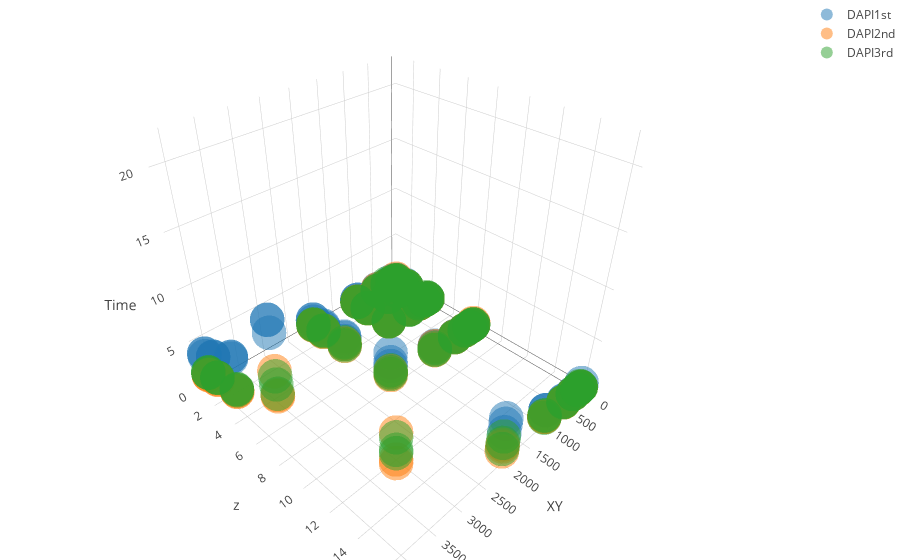

This figure's notebook cell:
### Code cell
time_df_dapi1st = time_df.loc[(time_df['channel'] == 'DAPI1st') & (time_df['x'] != 6306)]
DAPI1st = go.Scatter3d(
    x = time_df_dapi1st['x'],
    y = time_df_dapi1st['z'],
    z = time_df_dapi1st['time'],
    mode='markers',
    marker = dict(size=12, color=100, opacity=.5),
    name='DAPI1st')

time_df_dapi2nd = time_df.loc[time_df['channel'] == 'DAPI2nd']
DAPI2nd = go.Scatter3d(
    x = time_df_dapi2nd['x'],
    y = time_df_dapi2nd['z'],
    z = time_df_dapi2nd['time'],
    mode='markers',
    marker = dict(size=12, color=200, opacity=0.5),
    name='DAPI2nd')

time_df_dapi3rd = time_df.loc[time_df['channel'] == 'DAPI3rd']
DAPI3rd = go.Scatter3d(
    x = time_df_dapi3rd['x'],
    y = time_df_dapi3rd['z'],
    z = time_df_dapi3rd['time'],
    mode='markers',
    marker=dict(size=12, color=300, opacity=0.5),
    name='DAPI3rd')

data = [DAPI1st, DAPI2nd, DAPI3rd]
layout = go.Layout(margin=dict(l=0, r=0, t=0, b=0),
                    scene = dict(
                        xaxis = dict(title='XY'),
                        yaxis = dict(title='z'),
                        zaxis = dict(title='Time'),)
                  )
fig = go.Figure(data=data, layout=layout)
iplot(fig)
